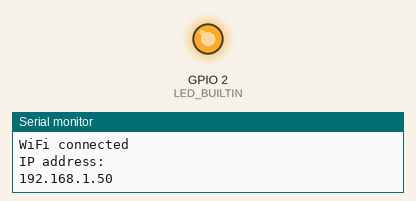
The sketch below on a simulated ESP8266 (NodeMCU). Shown: output pins drawn as LEDs (lit = HIGH, except the on-board LED, lit = LOW), the last lines printed to the serial monitor. WiFi joins after 1.5 s; servers stay silent unless stated; random numbers use the default seed unless the sketch sets one.

Above: at 5.5 s.
At 8.6 s:
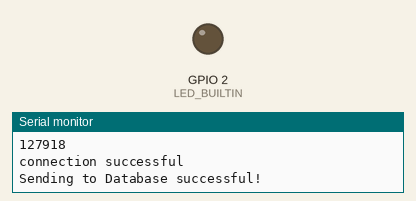
Timing chart, 0 to 11.0 s (numbered marks = the images above):
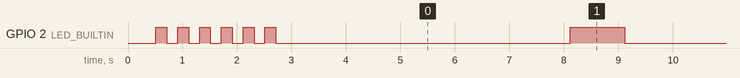

The sketch:

mysql-working.ino
```cpp
#include <ESP8266WiFi.h>

const char* ssid     = "FRITZ!Box 7430 BZ";
const char* password = "56330553737990937936";
//const char* ssid     = "Alexanders iPhone";
//const char* password = "123test456";

const char* host = "alexander-productions.de";

void setup() {
  Serial.begin(115200);
  pinMode(LED_BUILTIN, OUTPUT);
  delay(10);

  // We start by connecting to a WiFi network
  Serial.println();
  Serial.println();
  Serial.print("Connecting to ");
  Serial.println(ssid);

  /* Explicitly set the ESP8266 to be a WiFi-client, otherwise, it by default,
     would try to act as both a client and an access-point and could cause
     network-issues with your other WiFi-devices on your WiFi-network. */
  WiFi.mode(WIFI_STA);
  WiFi.begin(ssid, password);

  while (WiFi.status() != WL_CONNECTED) {
    delay(500);
    Serial.print(".");

    //LED Feedack if WiFi Connection cant be established
    for (int i=0; i <= 5; i++){
      digitalWrite(LED_BUILTIN, HIGH);   // turn the LED on (HIGH is the voltage level)
      delay(200);                       // wait for a second
      digitalWrite(LED_BUILTIN, LOW);    // turn the LED off by making the voltage LOW
      delay(200);
   }
  }

  Serial.println("");
  Serial.println("WiFi connected");
  Serial.println("IP address: ");
  Serial.println(WiFi.localIP());
}

int value = 0;

void loop() {
  delay(5000);
  ++value;

  Serial.print("connecting to ");
  Serial.println(host);

  // Random Number
  int randomInt = random(111111, 999999);
  String randomString = String(randomInt);
  Serial.println(randomString);

  /// Important Stuff
  String a = randomString; //ID
  String b = "TestVorname"; // Vorname werden in finaler Version evtl. nicht gebraucht
  String c = "TestNachmame"; // Nachname ""
  String data = "value1=" + a + "&value2=" + b + "&value3=" + c;

  // Use WiFiClient class to create TCP connections
  WiFiClient client;
  const int httpPort = 80;
  if (!client.connect(host, httpPort)) {
    Serial.println("connection failed");
    return;
  } else {
    Serial.println("connection successful");
    client.println("POST /mysql/post.php HTTP/1.1");
    client.println("Host: alexander-productions.de"); // SERVER ADDRESS HERE TOO
    client.println("Content-Type: application/x-www-form-urlencoded");
    client.print("Content-Length: ");
    client.println(data.length());
    client.println();
    client.print(data);
    Serial.println("Sending to Database successful!");
    digitalWrite(LED_BUILTIN, HIGH);   // turn the LED on (HIGH is the voltage level)
    delay(1000);                       // wait for a second
    digitalWrite(LED_BUILTIN, LOW);    // turn the LED off by making the voltage LOW
  }


  Serial.println();
  Serial.println("closing connection");
}
```

Measured:
- by itself, GPIO 2 (LED_BUILTIN): goes 5 × (LOW 0.20 s, HIGH 0.20 s), 20 × (LOW 5.4 s, HIGH 1.0 s), then LOW
